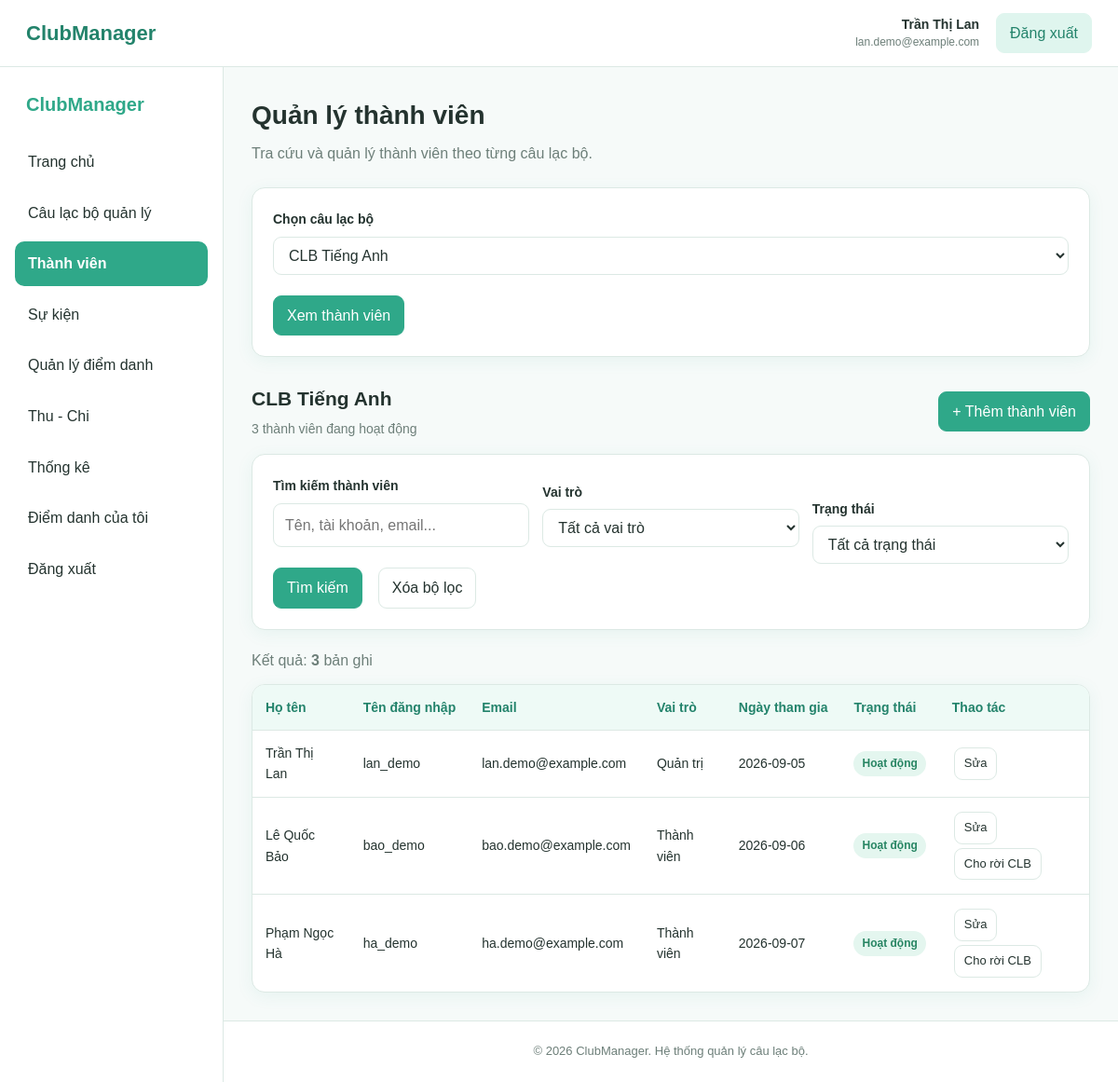
The app's page /thanh-vien.php (signed in) with its own data.
### tables this page shows
CREATE TABLE cau_lac_bo (
    id INT AUTO_INCREMENT PRIMARY KEY,

    ten_clb VARCHAR(150)
        NOT NULL,

    mo_ta TEXT,

    linh_vuc VARCHAR(100),

    ngay_thanh_lap DATE,

    trang_thai ENUM(
        'hoat_dong',
        'tam_dung'
    )
    NOT NULL DEFAULT 'hoat_dong',

    nguoi_tao_id INT
        NOT NULL,

    ngay_tao DATETIME
        NOT NULL DEFAULT CURRENT_TIMESTAMP,

    CONSTRAINT fk_clb_nguoi_tao
        FOREIGN KEY (nguoi_tao_id)
        REFERENCES nguoi_dung(id)
        ON UPDATE CASCADE
        ON DELETE RESTRICT
);

CREATE TABLE tham_gia_clb (
    id INT AUTO_INCREMENT PRIMARY KEY,

    nguoi_dung_id INT
        NOT NULL,

    cau_lac_bo_id INT
        NOT NULL,

    vai_tro ENUM(
        'quan_tri',
        'chu_nhiem',
        'pho_chu_nhiem',
        'thanh_vien'
    )
    NOT NULL DEFAULT 'thanh_vien',

    ngay_tham_gia DATE
        NOT NULL,

    trang_thai ENUM(
        'hoat_dong',
        'tam_dung',
        'da_roi'
    )
    NOT NULL DEFAULT 'hoat_dong',

    UNIQUE (
        nguoi_dung_id,
        cau_lac_bo_id
    ),

    CONSTRAINT fk_thamgia_nguoidung
        FOREIGN KEY (nguoi_dung_id)
        REFERENCES nguoi_dung(id)
        ON UPDATE CASCADE
        ON DELETE CASCADE,

    CONSTRAINT fk_thamgia_clb
        FOREIGN KEY (cau_lac_bo_id)
        REFERENCES cau_lac_bo(id)
        ON UPDATE CASCADE
        ON DELETE CASCADE
);

CREATE TABLE nguoi_dung (
    id INT AUTO_INCREMENT PRIMARY KEY,

    ho_ten VARCHAR(100) NOT NULL,

    ten_dang_nhap VARCHAR(50)
        NOT NULL
        UNIQUE,

    mat_khau VARCHAR(255)
        NOT NULL,

    email VARCHAR(100)
        UNIQUE,

    so_dien_thoai VARCHAR(20),

    trang_thai ENUM(
        'hoat_dong',
        'tam_khoa'
    )
    NOT NULL DEFAULT 'hoat_dong',

    ngay_tao DATETIME
        NOT NULL DEFAULT CURRENT_TIMESTAMP
);

### thanh-vien.php (the view, shortened to what this page needs)
<?php
require_once __DIR__ . '/config/database.php';
$userId = (int) $_SESSION['user_id'];
function e($value) {
    return htmlspecialchars(
        (string) ($value ?? ''),
        ENT_QUOTES,
        'UTF-8'
    );
}
function hienThiVaiTro($vaiTro) {
    $ten = [
        'quan_tri' => 'Quản trị',
        'chu_nhiem' => 'Chủ nhiệm',
        'pho_chu_nhiem' => 'Phó chủ nhiệm',
        'thanh_vien' => 'Thành viên'
    ];
    return $ten[$vaiTro] ?? 'Thành viên';
}
function hienThiTrangThai($trangThai) {
    $ten = [
        'hoat_dong' => 'Hoạt động',
        'tam_dung' => 'Tạm dừng',
        'da_roi' => 'Đã rời'
    ];
    return $ten[$trangThai] ?? $trangThai;
}
$stmtClb = $pdo->prepare("
    SELECT id, ten_clb
    FROM cau_lac_bo
    WHERE nguoi_tao_id = :user_id
    ORDER BY ten_clb ASC
");
$stmtClb->execute([
    'user_id' => $userId
]);
$danhSachClb = $stmtClb->fetchAll();
$clbId = filter_input(
    INPUT_GET,
    'clb_id',
    FILTER_VALIDATE_INT
);
$clbId = $clbId ?: 0;
if ($clbId <= 0 && !empty($danhSachClb)) {
    $clbId = (int) $danhSachClb[0]['id'];
}
$clbHienTai = null;
if ($clbId > 0) {
    $stmtCheck = $pdo->prepare("
        SELECT id, ten_clb
        FROM cau_lac_bo
        WHERE id = :clb_id
          AND nguoi_tao_id = :user_id
        LIMIT 1
    ");
    $stmtCheck->execute([
        'clb_id' => $clbId,
        'user_id' => $userId
    ]);
    $clbHienTai = $stmtCheck->fetch();
}
$tuKhoa = trim($_GET['q'] ?? '');
$tuKhoa = mb_substr($tuKhoa, 0, 100);
$danhSachThanhVien = [];
$tongThanhVien = 0;
if ($clbHienTai) {
    $stmtCount = $pdo->prepare("
        SELECT COUNT(*)
        FROM tham_gia_clb
        WHERE cau_lac_bo_id = :clb_id
          AND trang_thai = 'hoat_dong'
    ");
    $stmtCount->execute([
        'clb_id' => $clbId
    ]);
    $tongThanhVien = (int) $stmtCount->fetchColumn();
    $sql = "
        SELECT
            tg.id AS tham_gia_id,
            tg.nguoi_dung_id,
            tg.vai_tro,
            tg.ngay_tham_gia,
            tg.trang_thai,
            nd.ho_ten,
            nd.ten_dang_nhap,
            nd.email,
            nd.so_dien_thoai
        FROM tham_gia_clb tg
        INNER JOIN nguoi_dung nd
            ON nd.id = tg.nguoi_dung_id
        WHERE tg.cau_lac_bo_id = :clb_id
    ";
    $params = [
        'clb_id' => $clbId
    ];
    $sql .= "
        ORDER BY
            FIELD(
                tg.vai_tro,
                'quan_tri',
                'chu_nhiem',
                'pho_chu_nhiem',
                'thanh_vien'
            ),
            nd.ho_ten ASC
    ";
    $stmt = $pdo->prepare($sql);
    $stmt->execute($params);
    $danhSachThanhVien = $stmt->fetchAll();
}
require_once __DIR__ . '/includes/header.php';
?>
<div class="app-layout">
    <?php require_once __DIR__ . '/includes/sidebar.php'; ?>
    <main class="main-content">
        <section class="page-header">
            <div>
                <h1>Quản lý thành viên</h1>
                <p>
                    Tra cứu và quản lý thành viên theo từng câu lạc bộ.
                </p>
            </div>
        </section>
        <?php if (empty($danhSachClb)): ?>
            <div class="empty-state">
                <p>
                    Bạn chưa quản lý câu lạc bộ nào.
                </p>
                <a
                    href="them-clb.php"
                    class="btn btn-primary"
                >
                    + Tạo câu lạc bộ
                </a>
            </div>
        <?php else: ?>
            <div class="card">
                <form
                    method="GET"
                    action="thanh-vien.php"
                >
                    <div class="form-group">
                        <label for="clb_id">
                            Chọn câu lạc bộ
                        </label>
                        <select
                            id="clb_id"
                            name="clb_id"
                        >
                            <?php foreach ($danhSachClb as $clb): ?>
                                <option
                                    value="<?= (int) $clb['id'] ?>"
                                    <?= $clbId === (int) $clb['id']
                                        ? 'selected'
                                        : '' ?>
                                >
                                    <?= e($clb['ten_clb']) ?>
                                </option>
                            <?php endforeach; ?>
                        </select>
                    </div>
                    <button
                        type="submit"
                        class="btn btn-primary"
                    >
                        Xem thành viên
                    </button>
                </form>
            </div>
            <?php if ($clbHienTai): ?>
                <section class="content-section">
                    <div class="section-header">
                        <div>
                            <h2>
                                <?= e($clbHienTai['ten_clb']) ?>
                            </h2>
                            <p>
                                <?= $tongThanhVien ?>
                                thành viên đang hoạt động
                            </p>
                        </div>
                        <a
                            href="them-thanh-vien.php?clb_id=<?= $clbId ?>"
                            class="btn btn-primary"
                        >
                            + Thêm thành viên
                        </a>
                    </div>
                    <div
                        class="card"
                        style="margin-bottom:20px;"
                    >
                        <form
                            action="thanh-vien.php"
                            method="GET"
                        >
                            <div
                                style="
                                    display:grid;
                                    grid-template-columns:
                                        repeat(auto-fit,minmax(190px,1fr));
                                    gap:14px;
                                    align-items:end;
                                "
                            >
                                <div class="form-group">
                                    <label for="q">
                                        Tìm kiếm thành viên
                                    </label>
                                    <input
                                        id="q"
                                        name="q"
                                        type="search"
                                        placeholder="Tên, tài khoản, email..."
                                        value="<?= e($tuKhoa) ?>"
                                    >
                                </div>
                                <div class="form-group">
                                    <label for="vai_tro">
                                        Vai trò
                                    </label>
                                    <select
                                        id="vai_tro"
                                        name="vai_tro"
                                    >
                                        <option value="">
                                            Tất cả vai trò
                                        </option>
                                    </select>
                                </div>
                                <div class="form-group">
                                    <label for="trang_thai">
                                        Trạng thái
                                    </label>
                                    <select
                                        id="trang_thai"
                                        name="trang_thai"
                                    >
                                        <option value="">
                                            Tất cả trạng thái
                                        </option>
                                    </select>
                                </div>
                            </div>
                            <div
                                style="
                                    display:flex;
                                    gap:10px;
                                    flex-wrap:wrap;
                                "
                            >
                                <button
                                    class="btn btn-primary"
                                    type="submit"
                                >
                                    Tìm kiếm
                                </button>
                                <a
                                    href="thanh-vien.php?clb_id=<?= $clbId ?>"
                                    class="btn"
                                >
                                    Xóa bộ lọc
                                </a>
                            </div>
                        </form>
                    </div>
                    <p
                        style="
                            margin-bottom:12px;
                            color:#6d7f79;
                        "
                    >
                        Kết quả:
                        <strong>
                            <?= count($danhSachThanhVien) ?>
                        </strong>
                        bản ghi
                    </p>
                    <?php if (!empty($danhSachThanhVien)): ?>
                        <div class="table-wrapper">
                            <table>
                                <thead>
                                    <tr>
                                        <th>Họ tên</th>
                                        <th>Tên đăng nhập</th>
                                        <th>Email</th>
                                        <th>Vai trò</th>
                                        <th>Ngày tham gia</th>
                                        <th>Trạng thái</th>
                                        <th>Thao tác</th>
                                    </tr>
                                </thead>
                                <tbody>
                                    <?php foreach ($danhSachThanhVien as $tv): ?>
                                        <tr>
                                            <td>
                                                <?= e($tv['ho_ten']) ?>
                                            </td>
                                            <td>
                                                <?= e($tv['ten_dang_nhap']) ?>
                                            </td>
                                            <td>
                                                <?= e($tv['email']) ?>
                                            </td>
                                            <td>
                                                <?= e(hienThiVaiTro($tv['vai_tro'])) ?>
                                            </td>
                                            <td>
                                                <?= e($tv['ngay_tham_gia']) ?>
                                            </td>
                                            <td>
                                                <?php
                                                $badgeClass = '';
                                                if ($tv['trang_thai'] === 'hoat_dong') {
                                                    $badgeClass = 'badge-success';
                                                } elseif ($tv['trang_thai'] === 'tam_dung') {
                                                    $badgeClass = 'badge-warning';
                                                }
                                                ?>
                                                <span class="badge <?= $badgeClass ?>">
                                                    <?= e(hienThiTrangThai($tv['trang_thai'])) ?>
                                                </span>
                                            </td>
                                            <td>
                                                <a
                                                    class="btn"
                                                    href="sua-thanh-vien.php?id=<?= (int)$tv['tham_gia_id'] ?>&clb_id=<?= $clbId ?>"
                                                >
                                                    Sửa
                                                </a>
                                                <?php if (
                                                    (int)$tv['nguoi_dung_id'] !== $userId
                                                    && $tv['trang_thai'] !== 'da_roi'
                                                ): ?>
                                                    <form
                                                        method="POST"
                                                        action="xoa-thanh-vien.php"
                                                        style="display:inline;"
                                                        onsubmit="return confirm('Bạn có chắc muốn cho thành viên này rời câu lạc bộ không?');"
                                                    >
                                                        <button
                                                            type="submit"
                                                            class="btn"
                                                        >
                                                            Cho rời CLB
                                                        </button>
                                                    </form>
                                                <?php endif; ?>
                                            </td>
                                        </tr>
                                    <?php endforeach; ?>
                                </tbody>
                            </table>
                        </div>
                    <?php endif; ?>
                </section>
            <?php endif; ?>
        <?php endif; ?>
    </main>
</div>
<?php require_once __DIR__ . '/includes/footer.php'; ?>

### records on screen
cau_lac_bo: ten_clb "CLB Tiếng Anh"
tham_gia_clb: nguoi_dung.ho_ten "Trần Thị Lan", nguoi_dung.ten_dang_nhap "lan_demo", nguoi_dung.email "lan.demo@example.com", vai_tro "Quản trị", ngay_tham_gia "2026-09-05", trang_thai "Hoạt động"
tham_gia_clb: nguoi_dung.ho_ten "Lê Quốc Bảo", nguoi_dung.ten_dang_nhap "bao_demo", nguoi_dung.email "bao.demo@example.com", vai_tro "Thành viên", ngay_tham_gia "2026-09-06", trang_thai "Hoạt động"
tham_gia_clb: nguoi_dung.ho_ten "Phạm Ngọc Hà", nguoi_dung.ten_dang_nhap "ha_demo", nguoi_dung.email "ha.demo@example.com", vai_tro "Thành viên", ngay_tham_gia "2026-09-07", trang_thai "Hoạt động"

### other values on screen
$userName "Trần Thị Lan"
$userEmail "lan.demo@example.com"
$tongThanhVien "3"
count($danhSachThanhVien) "3"
form field clb_id "CLB Tiếng Anh"
